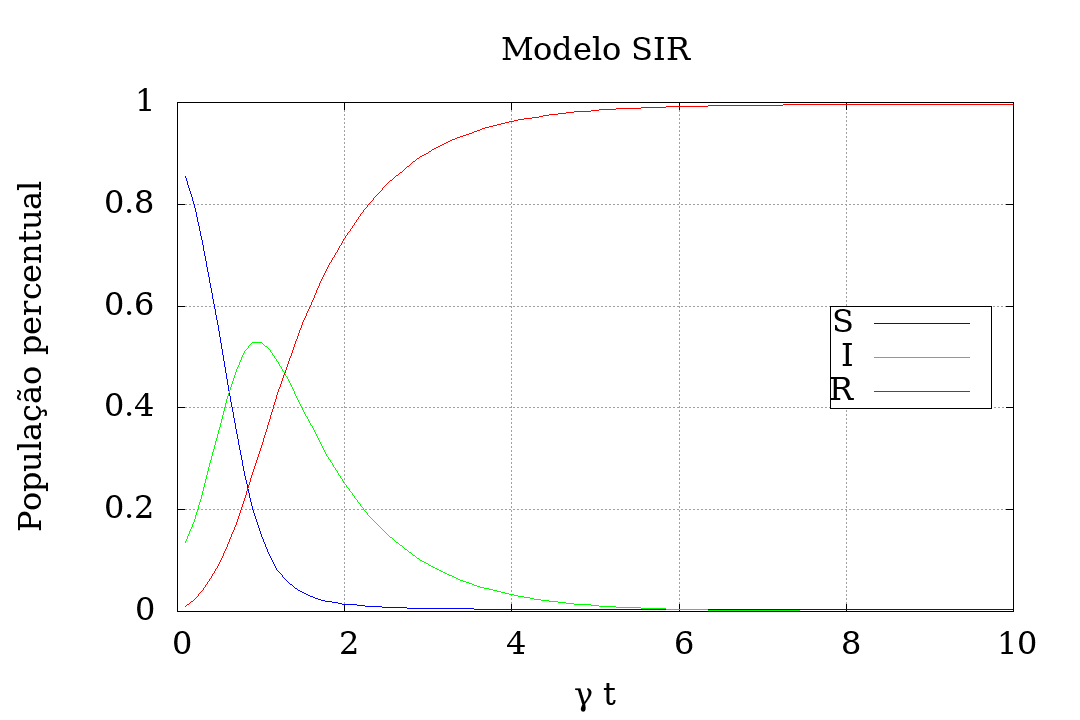

This figure's gnuplot source:
#!/usr/bin/env gnuplot

set term png size 1080, 720 font 'serif,24' enhanced;
set encoding utf8
set output 'SIR.png';
set grid;
set key box center right;
set title 'Modelo SIR';
set xlabel 'γ t';
set xrange [0:10]
set ylabel 'População percentual';
set yrange [0:1]
plot \
   'SIR.dat' u 1:2 w l lc rgb 'blue' t 'S', \
   'SIR.dat' u 1:3 w l lc rgb 'green' t 'I', \
   'SIR.dat' u 1:4 w l lc rgb 'red' t 'R';

exit
